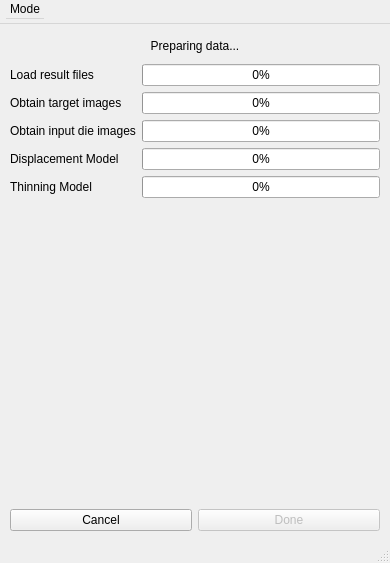
<?xml version="1.0" encoding="UTF-8"?>
<ui version="4.0">
 <class>MainWindow</class>
 <widget class="QMainWindow" name="MainWindow">
  <property name="geometry">
   <rect>
    <x>0</x>
    <y>0</y>
    <width>390</width>
    <height>563</height>
   </rect>
  </property>
  <property name="windowTitle">
   <string>Model Training in Progress</string>
  </property>
  <widget class="QWidget" name="centralwidget">
   <layout class="QGridLayout" name="gridLayout">
    <property name="leftMargin">
     <number>10</number>
    </property>
    <property name="topMargin">
     <number>10</number>
    </property>
    <property name="rightMargin">
     <number>10</number>
    </property>
    <property name="bottomMargin">
     <number>10</number>
    </property>
    <item row="1" column="0" colspan="2">
     <layout class="QFormLayout" name="formLayout">
      <property name="fieldGrowthPolicy">
       <enum>QFormLayout::AllNonFixedFieldsGrow</enum>
      </property>
      <item row="0" column="0">
       <widget class="QLabel" name="resultimages_label">
        <property name="text">
         <string>Load result files</string>
        </property>
       </widget>
      </item>
      <item row="0" column="1">
       <widget class="QProgressBar" name="resultimage_progressbar">
        <property name="maximum">
         <number>100</number>
        </property>
        <property name="value">
         <number>0</number>
        </property>
       </widget>
      </item>
      <item row="1" column="0">
       <widget class="QLabel" name="script2_label">
        <property name="text">
         <string>Obtain target images</string>
        </property>
       </widget>
      </item>
      <item row="1" column="1">
       <widget class="QProgressBar" name="script2_progressbar">
        <property name="value">
         <number>0</number>
        </property>
       </widget>
      </item>
      <item row="2" column="0">
       <widget class="QLabel" name="dieimages_label">
        <property name="text">
         <string>Obtain input die images</string>
        </property>
       </widget>
      </item>
      <item row="2" column="1">
       <widget class="QProgressBar" name="dieimages_progressbar">
        <property name="value">
         <number>0</number>
        </property>
       </widget>
      </item>
      <item row="3" column="0">
       <widget class="QLabel" name="disp_label">
        <property name="text">
         <string>Displacement Model</string>
        </property>
       </widget>
      </item>
      <item row="4" column="0">
       <widget class="QLabel" name="thinning_label">
        <property name="text">
         <string>Thinning Model</string>
        </property>
       </widget>
      </item>
      <item row="3" column="1">
       <widget class="QProgressBar" name="disp_progressbar">
        <property name="value">
         <number>0</number>
        </property>
       </widget>
      </item>
      <item row="4" column="1">
       <widget class="QProgressBar" name="thinning_progressbar">
        <property name="value">
         <number>0</number>
        </property>
       </widget>
      </item>
     </layout>
    </item>
    <item row="5" column="0">
     <widget class="QPushButton" name="cancel_button">
      <property name="text">
       <string>Cancel</string>
      </property>
     </widget>
    </item>
    <item row="4" column="0" colspan="2">
     <layout class="QGridLayout" name="grid"/>
    </item>
    <item row="5" column="1">
     <widget class="QPushButton" name="done_button">
      <property name="enabled">
       <bool>false</bool>
      </property>
      <property name="text">
       <string>Done</string>
      </property>
     </widget>
    </item>
    <item row="0" column="0" colspan="2">
     <widget class="QLabel" name="status_label">
      <property name="maximumSize">
       <size>
        <width>16777215</width>
        <height>24</height>
       </size>
      </property>
      <property name="text">
       <string>Preparing data...</string>
      </property>
      <property name="alignment">
       <set>Qt::AlignCenter</set>
      </property>
     </widget>
    </item>
   </layout>
  </widget>
  <widget class="QMenuBar" name="menubar">
   <property name="geometry">
    <rect>
     <x>0</x>
     <y>0</y>
     <width>16777214</width>
     <height>24</height>
    </rect>
   </property>
   <property name="minimumSize">
    <size>
     <width>16777214</width>
     <height>24</height>
    </size>
   </property>
   <widget class="QMenu" name="menuFile">
    <property name="title">
     <string>Mode</string>
    </property>
    <addaction name="action_prediction"/>
    <addaction name="action_optimisation"/>
    <addaction name="action_sensitivity"/>
    <addaction name="action_developer"/>
   </widget>
   <addaction name="menuFile"/>
  </widget>
  <widget class="QStatusBar" name="statusbar"/>
  <action name="action_prediction">
   <property name="text">
    <string>Prediction</string>
   </property>
  </action>
  <action name="action_optimisation">
   <property name="enabled">
    <bool>false</bool>
   </property>
   <property name="text">
    <string>Optimisation</string>
   </property>
  </action>
  <action name="action_sensitivity">
   <property name="text">
    <string>Sensitivity Analysis</string>
   </property>
  </action>
  <action name="action_developer">
   <property name="text">
    <string>Developer</string>
   </property>
  </action>
 </widget>
 <resources/>
 <connections/>
</ui>
